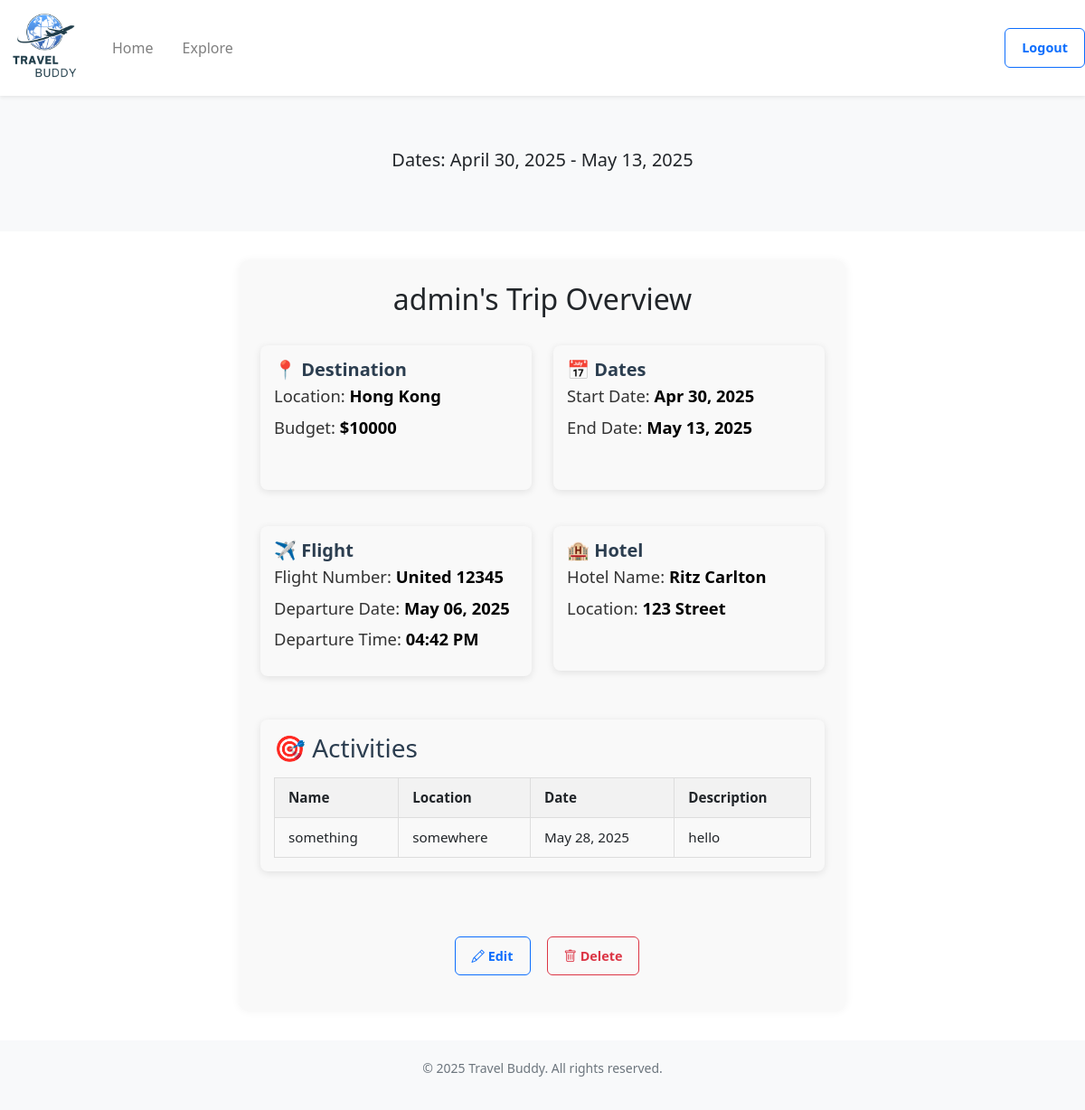
/plan/1 (signed in), run on an earlier commit of the app's database.
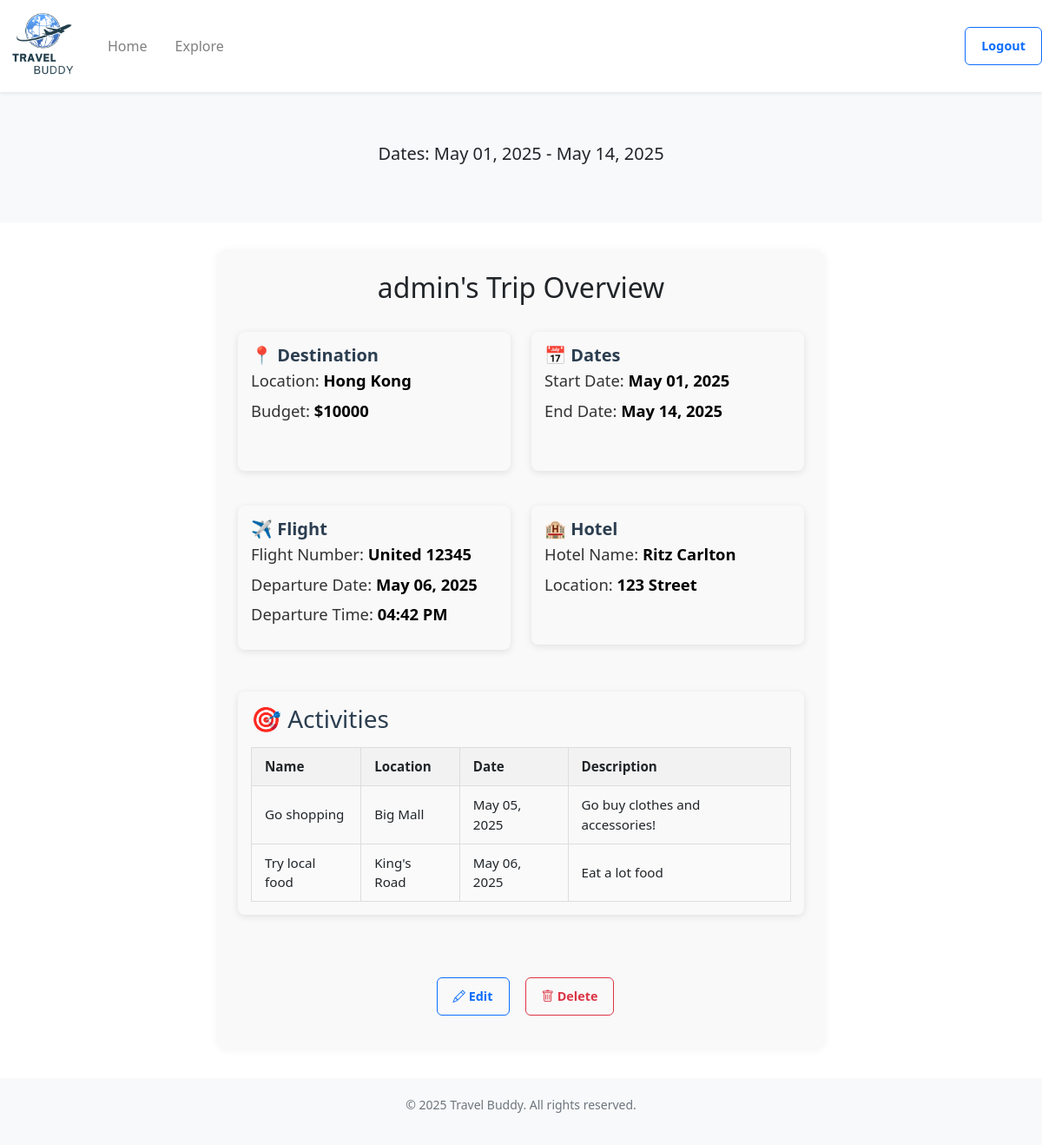
And on a later commit of the database.
### website/models.py (models this page shows)
class Trip(db.Model):
    __tablename__ = 'trip'
    id = db.Column(db.Integer, primary_key=True)
    destination = db.Column(db.String(200), nullable=False)
    start_date = db.Column(db.Date, nullable=False)
    end_date = db.Column(db.Date, nullable=False)
    travelers = db.Column(db.Integer)
    budget = db.Column(db.Integer)
    public = db.Column(db.Boolean, default=False)  # for sharing on explore page (False = private, True = public)
    user_id = db.Column(db.Integer, db.ForeignKey('user.id'))           # each trip belongs to a user
    flights = db.relationship('Flight', backref='trip', cascade="all, delete-orphan")
    hotels = db.relationship('Hotel', backref='trip', cascade="all, delete-orphan")
    activities = db.relationship('Activity', backref='trip', cascade="all, delete-orphan")
    bookings = db.relationship('Booking', backref='trip', cascade="all, delete-orphan")

class User(db.Model, UserMixin):
    __tablename__ = 'user'
    id = db.Column(db.Integer, primary_key=True)
    name = db.Column(db.String(200))
    email = db.Column(db.String(200), unique=True)
    password = db.Column(db.String(200))

class Flight(db.Model):
   __tablename__ = 'flight'
   id = db.Column(db.Integer, primary_key=True)
   airline = db.Column(db.String(200))
   flight_number = db.Column(db.Integer, nullable=False)
   departure_date = db.Column(db.Date, nullable=False)
   departure_time = db.Column(db.Time, nullable=False)
   trip_id = db.Column(db.Integer, db.ForeignKey('trip.id', ondelete="CASCADE"))

class Hotel(db.Model):
    __tablename__ = 'hotel'
    id = db.Column(db.Integer, primary_key=True)
    hotel_name = db.Column(db.String(200), nullable=False)
    location = db.Column(db.String(200), nullable=False)
    trip_id = db.Column(db.Integer, db.ForeignKey('trip.id', ondelete="CASCADE"))

class Activity(db.Model):
    __tablename__ = 'activity'
    id = db.Column(db.Integer, primary_key=True)
    activity_name = db.Column(db.String(200), nullable=False)
    location = db.Column(db.String(200), nullable=False)
    date = db.Column(db.Date, nullable=False)
    description = db.Column(db.String(500))
    trip_id = db.Column(db.Integer, db.ForeignKey('trip.id', ondelete="CASCADE"))

### website/views.py (the view)
@views.route('/plan/<int:trip_id>')
@login_required
def view_plan(trip_id):
    trip = Trip.query.get_or_404(trip_id)
    flight = Flight.query.filter_by(trip_id=trip_id).first()
    hotel = Hotel.query.filter_by(trip_id=trip_id).first()
    activities = Activity.query.filter_by(trip_id=trip_id).all()
    if trip.user_id != current_user.id:
        abort(403)
    return render_template("plan.html", user=current_user, trip=trip, flight=flight, hotel=hotel, activities=activities)

### website/__init__.py (called while the page is built)
def create_app():
    app = Flask(__name__)
    app.config['SECRET_KEY'] = 'asdfa asdfa'
    app.config['SQLALCHEMY_DATABASE_URI'] = f'sqlite:///{DB_NAME}'
    app.config['DATABASE'] = os.path.join(app.instance_path, DB_NAME)
    db.init_app(app)
    from .views import views
    from .auth import auth
    app.register_blueprint(views, url_prefix='/')
    app.register_blueprint(auth, url_prefix='/')
    from .models import User
    with app.app_context():
        if not path.exists(DB_NAME):
            db.create_all()
            print("Database created successfully")
    login_manager = LoginManager()
    login_manager.login_view = 'auth.login'
    login_manager.init_app(app)
    @login_manager.user_loader
    def load_user(id):
        return User.query.get(int(id))
    return app

### website/templates/plan.html (shortened to what this page needs)
<!DOCTYPE html>
<html>
  <head>
    <link rel="stylesheet" href="https://stackpath.bootstrapcdn.com/bootstrap/4.4.1/css/bootstrap.min.css" />
    <link href="https://cdn.jsdelivr.net/npm/bootstrap-icons/font/bootstrap-icons.css" rel="stylesheet" />
    <link rel="stylesheet" href="https://stackpath.bootstrapcdn.com/font-awesome/4.7.0/css/font-awesome.min.css" />
    <link href="https://cdn.jsdelivr.net/npm/bootstrap@5.3.0/dist/css/bootstrap.min.css" rel="stylesheet" />
  </head>
  <body class="min-vh-100 d-flex flex-column">
    <nav class="navbar navbar-expand-lg navbar-light bg-white shadow-sm">
      <a class="navbar-brand" href="/home">
        <img src="{{url_for('static', filename='images/logo.png')}}" class="d-inline-block align-top logo-nav" />
      </a>
      <div class="collapse navbar-collapse" id="navbar">
        <div class="navbar-nav">
          <a class="nav-item nav-link mr-3" id="home" href="/home">Home</a>
          <a class="nav-item nav-link" id="explore" href="/explore">Explore</a>
        </div>
        <div class="ml-auto">
          <a class="btn btn-outline-primary" id="logout" href="/" role="button">Logout</a>
        </div>
      </div>
    </nav>
    <section class="hero">
      <div class="container">
        <p style="text-align: center" class="lead mt-3 mb-4">Dates: {{ trip.start_date.strftime('%B %d, %Y') }} - {{ trip.end_date.strftime('%B %d, %Y') }}</p>
      </div>
    </section>
    <div class="trip-summary">
      <h2>{{ user.name }}'s Trip Overview</h2>
      <div class="row mt-3">
        <div class="col-md-6">
          <section class="trip-info-card">
            <h3 class="trip-info-title">📍 Destination</h3>
            <p class="trip-info-detail">Location: <strong>{{ trip.destination }}</strong></p>
            <p class="trip-info-detail">Budget: <strong>${{trip.budget}}</strong></p>
          </section>
        </div>
        <div class="col-md-6">
          <section class="trip-info-card">
            <h3 class="trip-info-title">📅 Dates</h3>
            <p class="trip-info-detail">Start Date: <strong>{{ trip.start_date.strftime('%b %d, %Y') }}</strong></p>
            <p class="trip-info-detail">End Date: <strong>{{ trip.end_date.strftime('%b %d, %Y') }}</strong></p>
          </section>
        </div>
      </div>
      <div class="row mt-3">
        {% if flight %}
        <div class="col-md-6">
          <section class="trip-info-card">
            <h3 class="trip-info-title">✈️ Flight</h3>
            <p class="trip-info-detail">Flight Number: <strong>{{ flight.airline }} {{ flight.flight_number }}</strong></p>
            <p class="trip-info-detail">Departure Date: <strong>{{ flight.departure_date.strftime('%b %d, %Y') }}</strong></p>
            <p class="trip-info-detail">Departure Time: <strong>{{ flight.departure_time.strftime('%I:%M %p') }}</strong></p>
          </section>
        </div>
        {% endif %} {% if hotel %}
        <div class="col-md-6">
          <section class="trip-info-card">
            <h3 class="trip-info-title">🏨 Hotel</h3>
            <p class="trip-info-detail">Hotel Name: <strong>{{ hotel.hotel_name }}</strong></p>
            <p class="trip-info-detail">Location: <strong>{{ hotel.location }}</strong></p>
          </section>
        </div>
        {% endif %}
      </div>
      {% if activities %}
      <div class="row mt-4">
        <div class="col-md-12">
          <section class="trip-info-card">
            <h3>🎯 Activities</h3>
            <table class="activity-table">
              <thead>
                <tr>
                  <th>Name</th>
                  <th>Location</th>
                  <th>Date</th>
                  <th>Description</th>
                </tr>
              </thead>
              <tbody>
                {% for activity in activities|sort(attribute='date') %}
                <tr>
                  <td>{{ activity.activity_name }}</td>
                  <td>{{ activity.location }}</td>
                  <td>{{ activity.date.strftime('%b %d, %Y') }}</td>
                  <td>{{ activity.description or '—' }}</td>
                </tr>
                {% endfor %}
              </tbody>
            </table>
          </section>
        </div>
      </div>
      {% endif %}
      <div class="d-flex justify-content-center mt-5 mb-3">
        <div class="d-flex gap-2">
          <a href="{{ url_for('views.edit_plan', trip_id=trip.id) }}" class="btn btn-sm btn-outline-primary"> <i class="bi bi-pencil"></i> Edit </a>
          <form action="{{ url_for('views.delete_plan', trip_id=trip.id) }}" method="POST" onsubmit="return confirm('Are you sure you want to delete this trip?');">
            <button type="submit" class="btn btn-sm btn-outline-danger"><i class="bi bi-trash"></i> Delete</button>
          </form>
        </div>
      </div>
    </div>
    <footer class="footer mt-auto">
      <div class="container">
        <p>© 2025 Travel Buddy. All rights reserved.</p>
      </div>
    </footer>
  </body>
</html>

### website/templates/plan.html (style rules this page uses)
.hero { background: #f8f9fa; padding: 40px 0; text-align: left; }
.footer { background: #f8f9fa; padding: 20px 0; text-align: center; font-size: 14px; color: #6c757d; }
.logo-nav { width: 100px; height: 80px; object-fit: contain; }
.trip-summary { max-width: 700px; margin: 2rem auto; padding: 1.5rem; border-radius: 12px; background-color: #f9f9f9; box-shadow: 0 0 10px rgba(0, 0, 0, 0.05); font-family: 'Segoe UI', sans-serif; }
.trip-summary section { margin-bottom: 1.5rem; }
.trip-summary h2 { text-align: center; margin-bottom: 2rem; }
.trip-summary h3 { margin-bottom: 0.5rem; color: #2c3e50; }
.activity-table { width: 100%; border-collapse: collapse; margin-top: 1rem; font-size: 0.95rem; }
.activity-table th, .activity-table td { padding: 10px 15px; border: 1px solid #ddd; text-align: left; }
.activity-table thead { background-color: #f2f2f2; }
.activity-table tr:nth-child(even) { background-color: #fafafa; }
.btn { display: inline-block; padding: 10px 18px; margin-left: 10px; font-size: 0.9rem; font-weight: bold; text-decoration: none; border-radius: 6px; cursor: pointer; }
.trip-info-card { min-height: 160px; min-width: 300px; background-color: #f9f9f9; border-radius: 8px; padding: 15px; margin-bottom: 20px; box-shadow: 0 2px 8px rgba(0, 0, 0, 0.1); }
.trip-info-title { font-size: 1.25rem; font-weight: 600; margin-bottom: 10px; color: #007bff; }
.trip-info-detail { font-size: 1.15rem; color: #333; line-height: 1; }
.trip-info-detail strong { color: #000; font-weight: 700; }

What changed in the data, as far as the page shows it:
changed Trip "Hong Kong": start_date "April 30, 2025" → "May 01, 2025"; end_date "May 13, 2025" → "May 14, 2025"; start_date "Apr 30, 2025" → "May 01, 2025"
changed Activity: activity_name "something" → "Go shopping"; location "somewhere" → "Big Mall"; date "May 28, 2025" → "May 05, 2025"; description "hello" → "Go buy clothes and accessories!"
added Activity: activity_name "Try local food", location "King's Road", date "May 06, 2025", description "Eat a lot food"
